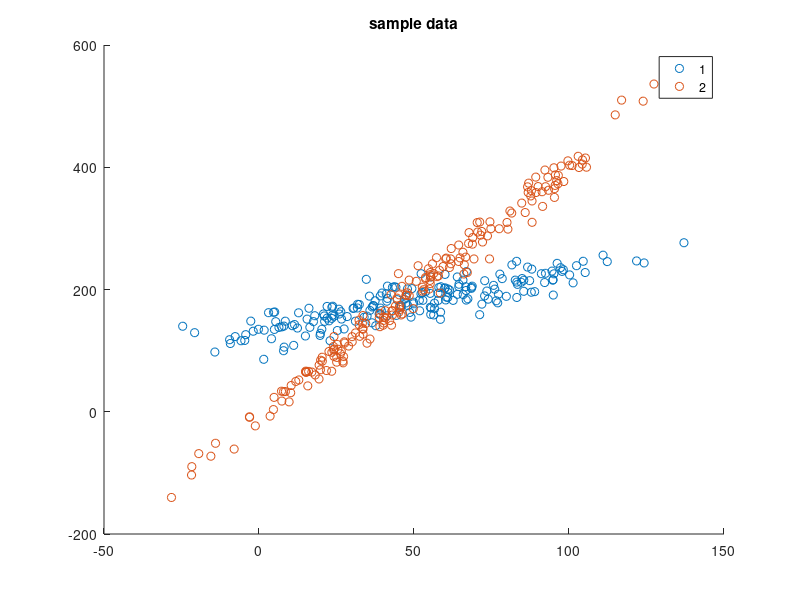

Write MATLAB code to recreate this figure. (Note: this script raises an error after producing the figure.)
%Testing out various ideas for the DPP grid algorithm

%Create some random data
nn = 200;

m1 =1;
m2 =4;
b1 = 130;
b2 = -1;
noise = 16;

tt = linspace(1,100,nn)';
x1 = tt + randn(nn,1)*noise;
x2 = tt + randn(nn,1)*noise;
y1 = x1*m1 + b1 + randn(nn,1)*noise;
y2 = x2*m2 + b2 + randn(nn,1)*noise;

Data = [x1,y1;x2,y2];
% Data = [x1,y1,tt;x2,y2,tt];
Labels = [ones(nn,1)*1;ones(nn,1)*2];

figure
gscatter(Data(:,1),Data(:,2),Labels)
% gscatter3(Data(:,1),Data(:,2),Data(:,3),Labels)
title('sample data')


split = 10;
[NN,SS] = size(Data);

%weaponizes the training
[Model] = TrainDPPGrid(Data,Labels,split);

%plot grid on data
figure
gscatter(Data(:,1),Data(:,2),Labels)
% gscatter3(Data(:,1),Data(:,2),Data(:,3),Labels)
hold on
for ii = 1:size(Model.limits,1)
    minz = reshape(Model.limits(ii,1,:),1,SS);
    maxz = reshape(Model.limits(ii,2,:),1,SS);
    
    meanz = Model.means(ii,:);
    
    %get line order
    line([minz(1,1),minz(1,1)], [minz(1,2),maxz(1,2)])
    hold on
    line([maxz(1,1),maxz(1,1)], [minz(1,2),maxz(1,2)])
    hold on
    line([minz(1,1),maxz(1,1)], [minz(1,2),minz(1,2)])
    hold on
    line([minz(1,1),maxz(1,1)], [maxz(1,2),maxz(1,2)])
    hold on
    scatter(meanz(1),meanz(2),'k+')
    hold on
end
hold off
title('manual grid data')



%Try to plot surface with density
%plot grid on data
figure
gscatter(Data(:,1),Data(:,2),Labels)
hold on
Surface3D(Model.means(:,1),Model.means(:,2),Model.DensityRegion);
hold on
for ii = 1:size(Model.limits,1)
    minz = reshape(Model.limits(ii,1,:),1,SS);
    maxz = reshape(Model.limits(ii,2,:),1,SS);
    
    meanz = Model.means(ii,:);
    
    %get line order
    line([minz(1,1),minz(1,1)], [minz(1,2),maxz(1,2)])
    hold on
    line([maxz(1,1),maxz(1,1)], [minz(1,2),maxz(1,2)])
    hold on
    line([minz(1,1),maxz(1,1)], [minz(1,2),minz(1,2)])
    hold on
    line([minz(1,1),maxz(1,1)], [maxz(1,2),maxz(1,2)])
    hold on
    scatter(meanz(1),meanz(2),'k+')
    hold on
end
hold off
title('DPP Density')

%Try to plot surface with probs
%plot grid on data
figure
gscatter(Data(:,1),Data(:,2),Labels)
hold on
Surface3D(Model.means(:,1),Model.means(:,2),Model.KLRegion(:,1));
hold on
for ii = 1:size(Model.limits,1)
    minz = reshape(Model.limits(ii,1,:),1,SS);
    maxz = reshape(Model.limits(ii,2,:),1,SS);
    
    meanz = Model.means(ii,:);
    
    %get line order
    line([minz(1,1),minz(1,1)], [minz(1,2),maxz(1,2)])
    hold on
    line([maxz(1,1),maxz(1,1)], [minz(1,2),maxz(1,2)])
    hold on
    line([minz(1,1),maxz(1,1)], [minz(1,2),minz(1,2)])
    hold on
    line([minz(1,1),maxz(1,1)], [maxz(1,2),maxz(1,2)])
    hold on
    scatter(meanz(1),meanz(2),'k+')
    hold on
end
hold off
title('DPP KL')
